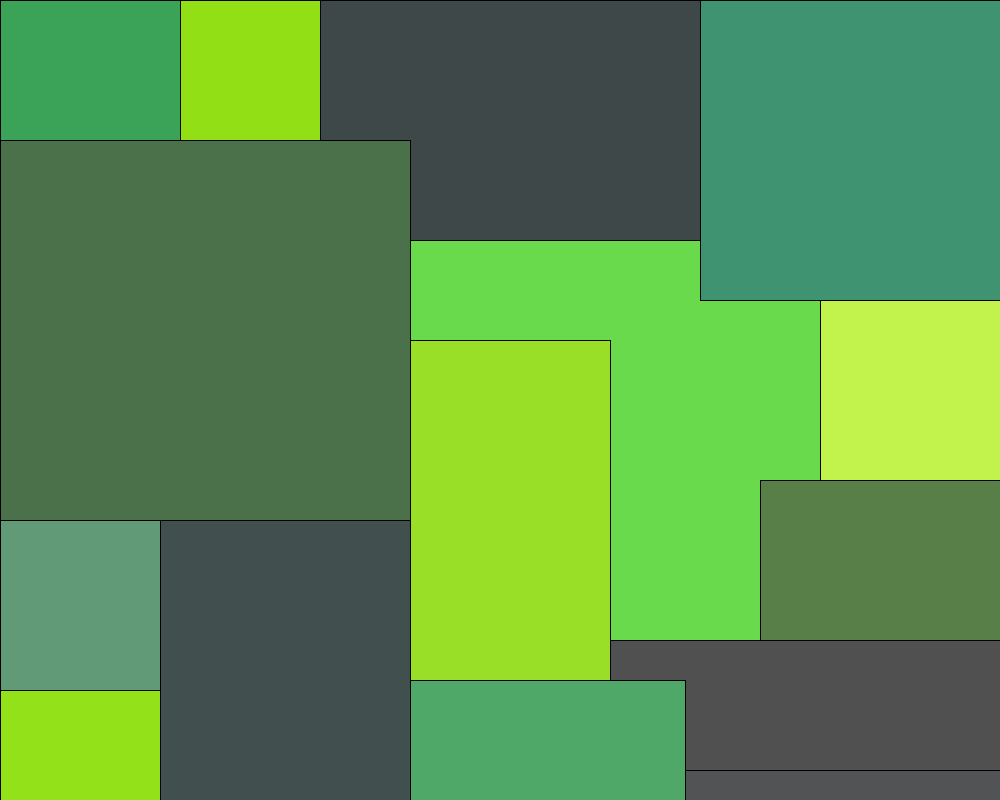
Frame 1 (no input)
Frame 60 (the mouse pressed at the canvas centre just before this capture): identical to frame 1, image omitted
Frame 120 (the mouse held since frame 60 and released just before this capture): identical to frame 1, image omitted

The Processing sketch that drew this single still picture (run headless with seeded random() and noise(); from frame 60 on, the mouse is pressed at the canvas centre):

// Processing sketch: processing_33551
// ── processing_33551.pde

/*
norman Diaz
August 3, 2011
Code Homework
*/

void setup (){
  
  size(1000,800);
  background(80);
}

void draw (){
  

  //Rectangle 1
  colorMode (RGB);
  fill(58,163,88);
  rect(0,0,180,140);
  
  
  //Rectangle 2
  colorMode (RGB);
  fill(146,223,22);
  rect(180,0,140,140);
  
    //Rectangle 3
  colorMode (RGB);
  fill(62,72,72);
  rect(320,0,390,240);
  
      //Rectangle 4
  colorMode (RGB);
  fill(74,113,73);
  rect(0,140,410,380);
  
        //Rectangle 5
  colorMode (RGB);
  fill(96,154,119);
  rect(0,520,160,170);
  
          //Rectangle 6
  colorMode (RGB);
  fill(147,225,25);
  rect(0,690,160,160);
  
            //Rectangle 7
  colorMode (RGB);
  fill(65,80,78);
  rect(160,520,250,300);
  
            //Rectangle 8
  colorMode (RGB);
  fill(105,218,76);
  rect(410,240,410,400);
  
             //Rectangle 9
  colorMode (RGB);
  fill(64,147,113);
  rect(700,0,300,300);
  
               //Rectangle 10
  colorMode (RGB);
  fill(194,242,76);
  rect(820,300,180,180);
  
    
               //Rectangle 11
  colorMode (RGB);
  fill(88,127,71);
  rect(760,480,260,160);
  
           //Rectangle 12
  colorMode (RGB);
  fill(153,223,39);
  rect(410,340,200,350);
  
        //Rectangle 13
  colorMode (RGB);
  fill(79,168,103);
  rect(410,680,275,120);
  
          //Rectangle 14
  colorMode (RGB);
  fill(91,133,94);
  rect(685,770,320,30);
  
            //Rectangle 14
  colorMode (RGB);
  fill(81,83,85);
  rect(685,770,320,30);
  
  
  

  

  

  
  
}
  
